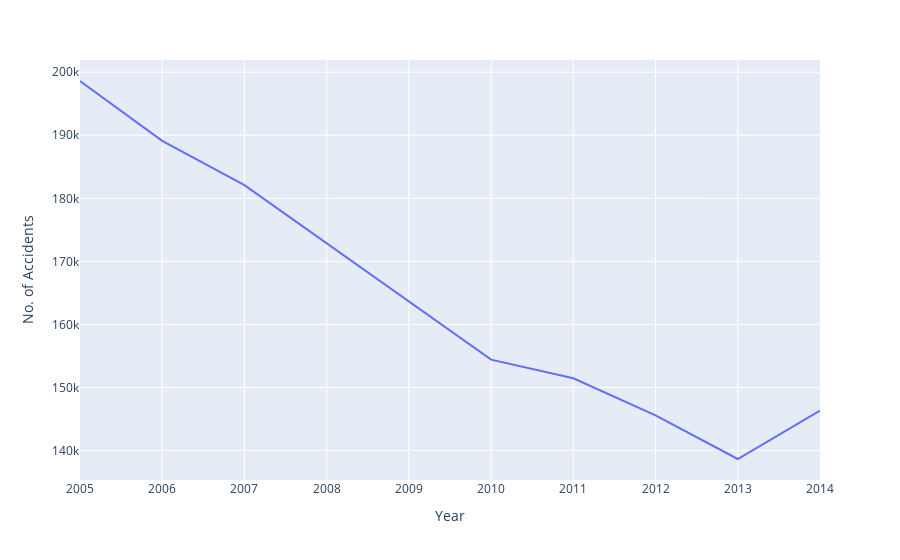

Notebook code cell kept with this figure:
### Code cell
dt2 = df.groupby('Year')['Accident_Index'].count()\
.reset_index()\
.rename(columns={'Accident_Index':'No. of Accidents'})

fig = px.line(dt2, x='Year', y='No. of Accidents',
              labels={'index': 'Year', 'value': 'No. of Accidents'})
fig.show()

### Figure 1 — Plotly figure (JSON) as saved in the notebook; plotly's stock layout.template omitted (floating-point values rounded to 4 significant figures)
{"data": [{"hovertemplate": "Year=%{x}<br>No. of Accidents=%{y}<extra></extra>", "legendgroup": "", "line": {"color": "#636efa", "dash": "solid"}, "marker": {"symbol": "circle"}, "mode": "lines", "name": "", "orientation": "v", "showlegend": false, "type": "scatter", "x": [2005, 2006, 2007, 2009, 2010, 2011, 2012, 2013, 2014], "xaxis": "x", "y": [198605, 189115, 182078, 163536, 154406, 151458, 145566, 138651, 146320], "yaxis": "y"}], "layout": {"legend": {"tracegroupgap": 0}, "margin": {"t": 60}, "xaxis": {"anchor": "y", "domain": [0, 1], "title": {"text": "Year"}}, "yaxis": {"anchor": "x", "domain": [0, 1], "title": {"text": "No. of Accidents"}}}}
